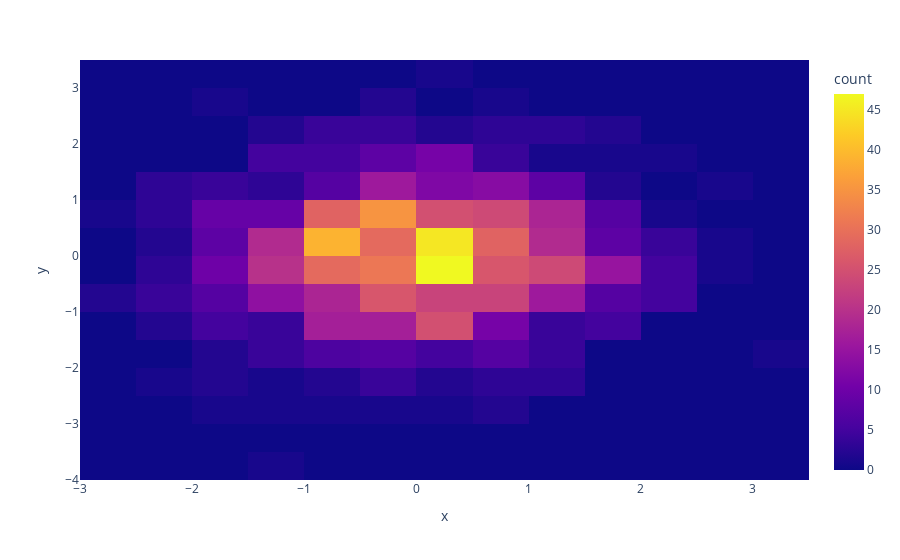

The notebook cell saved with this chart:
### Code cell
px.density_heatmap(x=x,y=y)

### Figure 1 — Plotly figure (JSON) as saved in the notebook; plotly's stock layout.template omitted (floating-point values rounded to 4 significant figures; data arrays with more than 128 entries replaced by an {"elided": "..."} marker saying what was removed)
{"data": [{"coloraxis": "coloraxis", "hovertemplate": "x=%{x}<br>y=%{y}<br>count=%{z}<extra></extra>", "name": "", "type": "histogram2d", "x": {"elided": "1000 float values"}, "xaxis": "x", "xbingroup": "x", "y": {"elided": "1000 float values"}, "yaxis": "y", "ybingroup": "y"}], "layout": {"coloraxis": {"colorbar": {"title": {"text": "count"}}, "colorscale": [[0, "#0d0887"], [0.1111, "#46039f"], [0.2222, "#7201a8"], [0.3333, "#9c179e"], [0.4444, "#bd3786"], [0.5556, "#d8576b"], [0.6667, "#ed7953"], [0.7778, "#fb9f3a"], [0.8889, "#fdca26"], [1, "#f0f921"]]}, "legend": {"tracegroupgap": 0}, "margin": {"t": 60}, "xaxis": {"anchor": "y", "domain": [0, 1], "title": {"text": "x"}}, "yaxis": {"anchor": "x", "domain": [0, 1], "title": {"text": "y"}}}}
